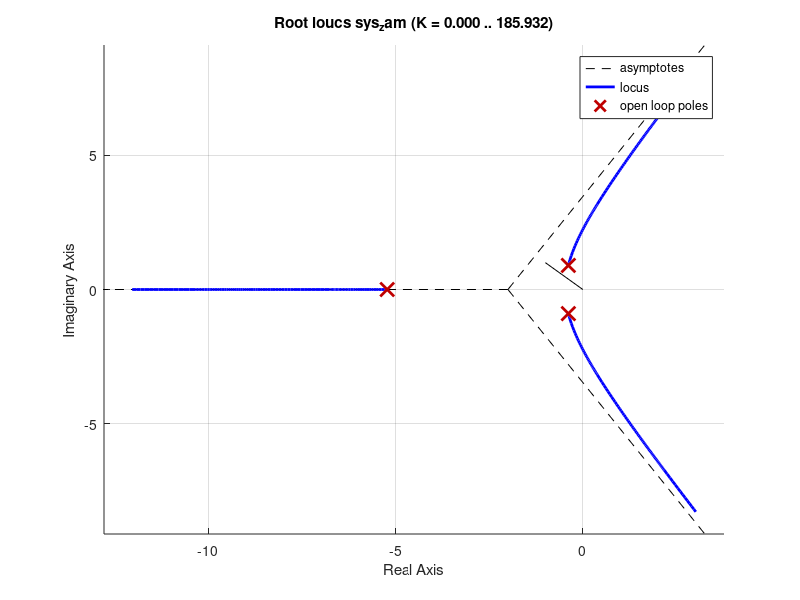

MATLAB code to generate this figure: (Note: this script raises an error after producing the figure.)
clear

% K = 0.4;

%licz = [0 0 0 K];
%mian = [0.2 1.2 1 0];
line([0 -1],[0 1],'color','k')

sys_otw = zpk([],[0,-1,-5],5);
sys_zam = feedback(sys_otw,1);

hold on;
rlocus(sys_zam)

K = rlocfind(sys_otw)

figure()
sys_zam = feedback(K*sys_otw,1);
hold on
step(sys_zam);

%%

clear

K = 1.6;

licz = [0 0 0 K];
mian = [0.2 1.2 1 0];

G = tf(licz,mian);


licz_c = [1 1]
mian_c = [0.1 1]

G_c = tf(licz_c, mian_c)

sys = series(G_c, G)
sys_zam = feedback(sys, 1)

hold on;
rlocus(sys_zam)
line([0 -5],[0 5])

figure()
step(sys_zam)